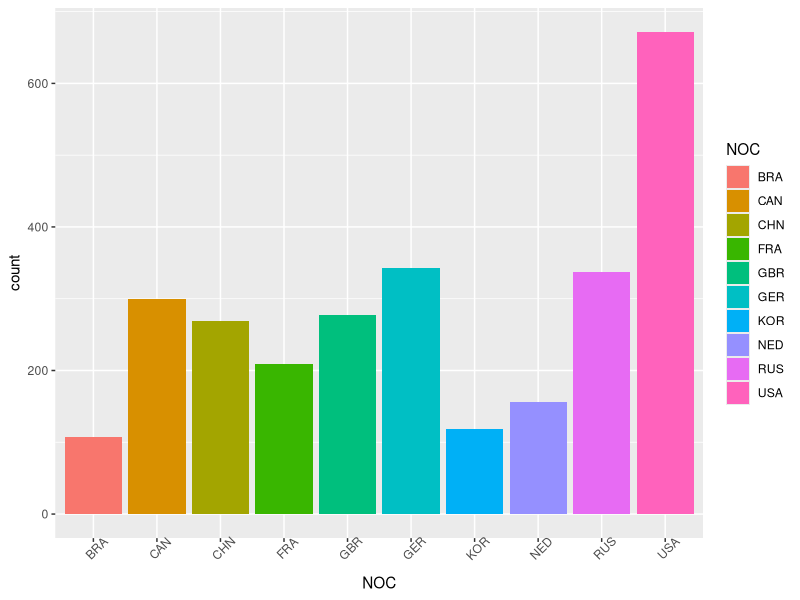
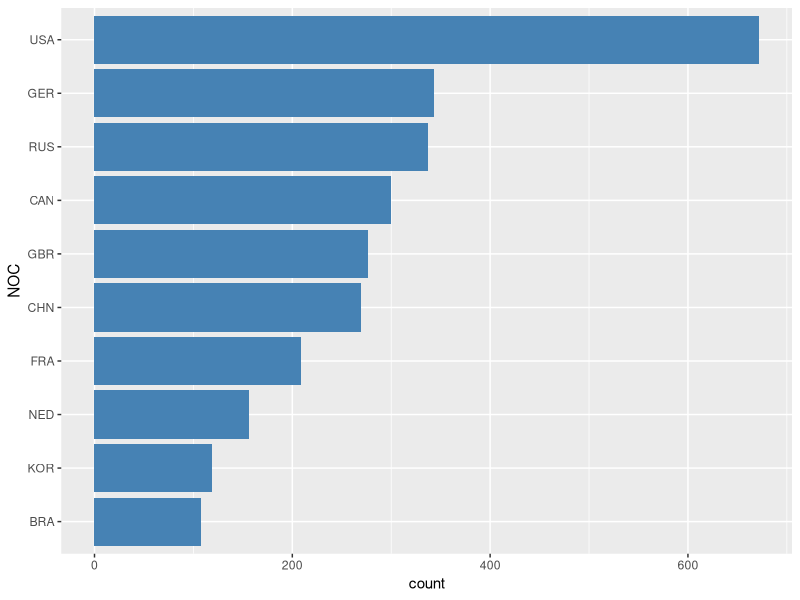
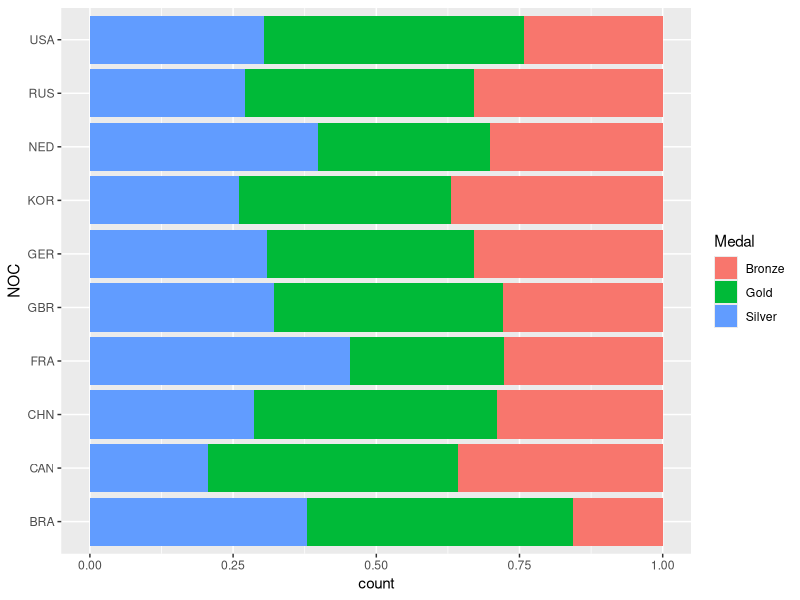
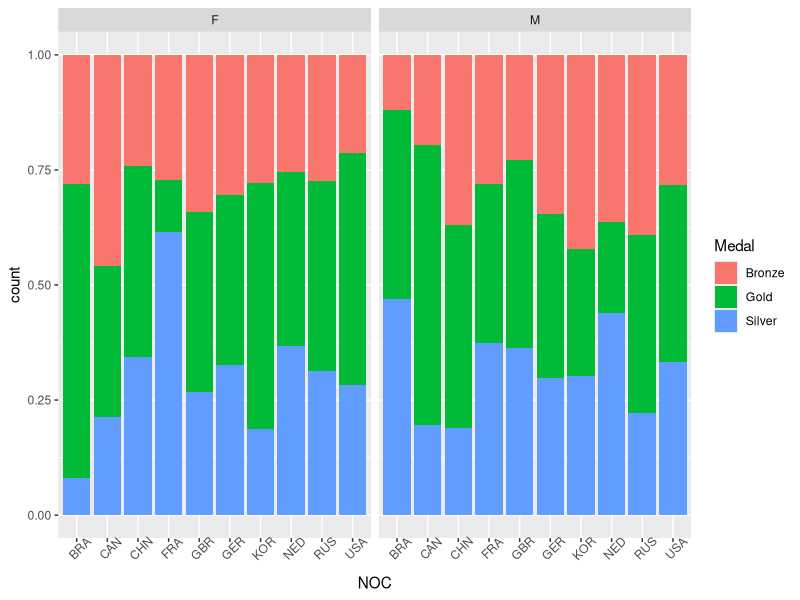
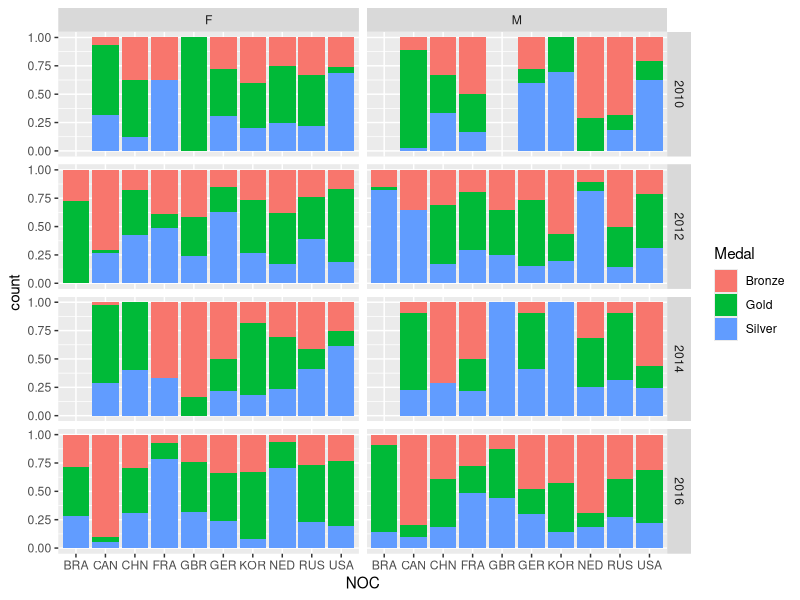

Write the R code that produced these figures, in order.
library(dplyr)
library(ggplot2)
#dplyr, ggplot2 library 불러오기

oly <- read.csv("./Data/Olympic.csv") #Olympic data(csv) 불러옴
head(oly) #data 상위 6개 row 출력

str(oly) #data 변수 속성 확인

oly %>% group_by(Year) %>% summarise(n = n()) %>% arrange(-n) #data의 Year별 Data 수 내림차순으로 출력

oly %>% filter(NOC == "KOR") %>% group_by(Name) %>% summarise(n = n()) %>% arrange(-n) %>% head(10) #Data KOR선수들의 출전횟수 상위 10개 출력 

oly %>% filter(Year == 2012 & NOC == "KOR" & Medal == "Gold") %>% select(Name, Age, Sex, Height, Weight, Medal) #Year 가 2012이고, NOC가 KOR이며 Medal이 Gold인 선수들의 정보 출력 

o_viz <- read.csv("./Data/Olympic_viz.csv") #csv data를 불러옴
head(o_viz) #data 상위 6개 row 출력

ggplot(o_viz, aes(NOC, fill = NOC)) + geom_bar() + theme(axis.text.x = element_text(angle = 45)) #Noc별 메달 수를 막대그래프로 시각화 

order <- o_viz %>% group_by(NOC) %>% summarise(count = n()) %>% arrange(count)
o_viz2 <- o_viz
o_viz2$NOC <- factor(o_viz2$NOC, levels = order$NOC)
ggplot(o_viz2, aes(NOC)) + geom_bar(fill = "steelblue") + coord_flip() #NOC별 메달 수가 높은 순으로 막대그래프 출력 

ggplot(o_viz, aes(NOC, fill = Medal)) + geom_bar(position = "fill") + coord_flip() #NOC별 메달 비율을 출력

ggplot(o_viz, aes(NOC, fill = Medal)) + geom_bar(position = "fill") + facet_grid(~Sex) + theme(axis.text.x = element_text(angle = 45)) #성별에 따른 NOC의 메달 비율 막대 그래프

ggplot(o_viz, aes(NOC, fill = Medal)) + geom_bar(position = "fill") + facet_grid(Year~Sex) #년도, 성별에 따른 NOC의 메달 비율에 대한 막대그래프
